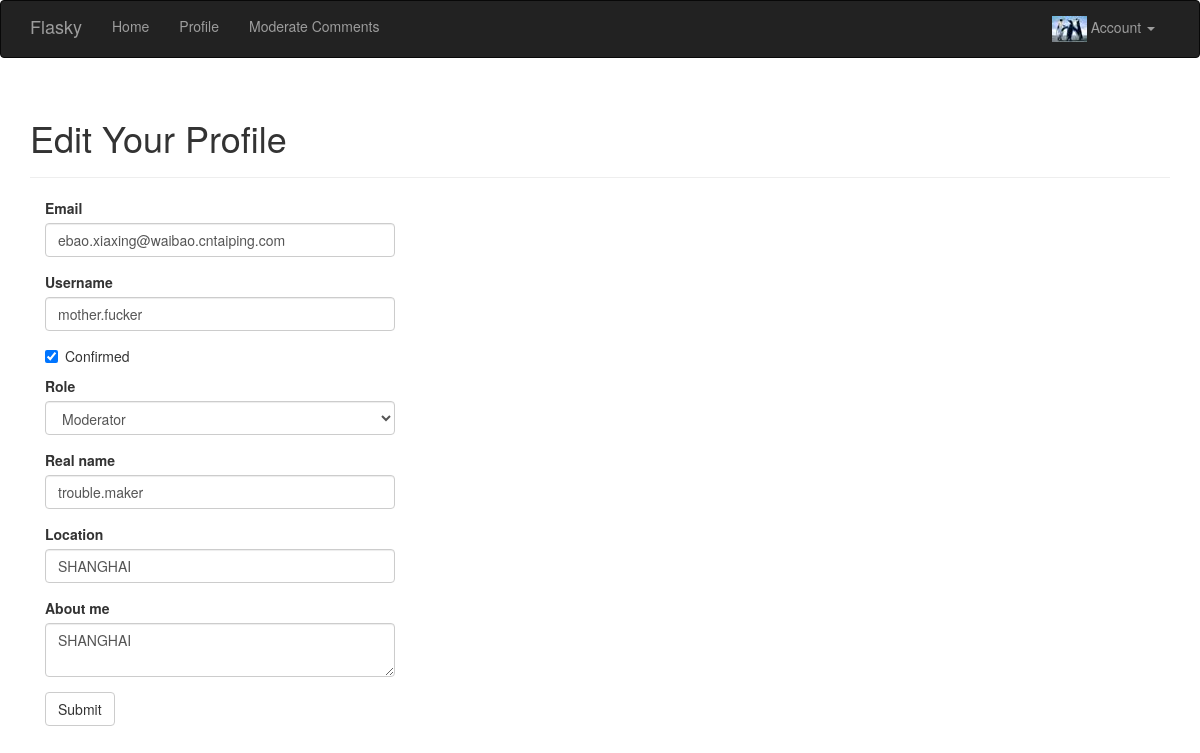
/edit-profile/291 (signed in), run on the app's committed database.
### app/models.py (models this page shows, shortened)
class User(UserMixin, db.Model):
    __tablename__ = 'users'
    id = db.Column(db.Integer, primary_key=True)
    email = db.Column(db.String(64), unique=True, index=True)
    username = db.Column(db.String(64), unique=True, index=True)
    password_hash = db.Column(db.String(128))
    confirmed = db.Column(db.Boolean, default=False)
    row_id = db.Column(db.Integer, db.ForeignKey('roles.id'))
    posts = db.relationship('Post', backref='author', lazy='dynamic')
    name = db.Column(db.String(64))
    location = db.Column(db.String(64))
    about_me = db.Column(db.Text())
    member_since = db.Column(db.DateTime(), default=datetime.utcnow)
    last_seen = db.Column(db.DateTime(), default=datetime.utcnow)
    small_image = db.Column(db.Text(), default='default_small.jpg')
    big_image = db.Column(db.Text(), default='default_big.jpg')
    followed = db.relationship('Follow',
                               foreign_keys=[Follow.follower_id],
                               backref=db.backref('follower', lazy='joined'),
                               lazy='dynamic',
                               cascade='all, delete-orphan')
    followers = db.relationship('Follow',
                                foreign_keys=[Follow.followed_id],
                                backref=db.backref('followed', lazy='joined'),
                                lazy='dynamic',
                                cascade='all, delete-orphan')
    comments = db.relationship('Comment', backref='author', lazy='dynamic')
    def can(self, permissions):
        return self.role is not None and \
               (self.role.permissions & permissions) == permissions
    @property
    def password(self):
        raise AttributeError('password is not a readable attribute')
    def ping(self):
        self.last_seen = datetime.utcnow()
        db.session.add(self)

### app/main/views.py (the view, shortened to what this page needs)
@main.route('/edit-profile/<int:id>', methods=['POST', 'GET'])
@login_required
@admin_required
def edit_profile_admin(id):
    user = User.query.get_or_404(id)
    form = EditProfileAdminForm(user=user)
    form.email.data = user.email
    form.username.data = user.username
    form.confirmed.data = user.confirmed
    form.role.data = user.row_id
    form.name.data = user.name
    form.location.data = user.location
    form.about_me.data = user.about_me
    return render_template('edit_profile.html', form=form, user=user)

### app/main/forms.py (shortened to what this page needs)
class EditProfileAdminForm(Form):
    email = StringField('Email', validators=[Required(), Length(1, 64), Email()])
    username = StringField('Username', validators=[
        Required(), Length(1, 64), Regexp('^[A-Za-z][A-Za-z0-9_.]*$', 0, 'Usernames must have only letters, '
                                                                         'numbers, dots or underscores'
                                          )
    ])
    confirmed = BooleanField('Confirmed')
    role = SelectField('Role', coerce=int)
    name = StringField('Real name', validators=[Length(0, 64)])
    location = StringField('Location', validators=[Length(0, 64)])
    about_me = TextAreaField('About me')
    submit = SubmitField('Submit')
    def __init__(self, user, *args, **kwargs):
        super(EditProfileAdminForm, self).__init__(*args, **kwargs)
        self.role.choices = [(role.id, role.name) for role in Role.query.order_by(Role.name).all()]
        self.user = user

### app/auth/views.py (called while the page is built)
@auth.before_app_request
def before_request():
    if current_user.is_authenticated:
        current_user.ping()
        if not current_user.confirmed \
                and request.endpoint[:5] != 'auth.' \
                and request.endpoint != 'static':
            return redirect(url_for('auth.unconfirmed'))

### app/main/__init__.py (called while the page is built)
@main.app_context_processor
def inject_permissions():
    return dict(Permission=Permission)

### app/models.py (called while the page is built)
@login_manager.user_loader
def load_user(user_id):
    return User.query.get(int(user_id))

### app/templates/edit_profile.html (shortened to what this page needs)
{% extends "base.html" %}
{% import "bootstrap/wtf.html" as wtf %}
{% block page_content %}
<div class="page-header">
    <h1>Edit Your Profile</h1>
</div>
<div class="col-md-4">
    {{ wtf.quick_form(form) }}
</div>
{% endblock %}

### app/templates/base.html (shortened to what this page needs)
{% extends "bootstrap/base.html" %}
{% block head %}
{{ super() }}
<link rel="stylesheet" type="text/css" href="{{ url_for('static', filename='styles.css') }}">
{% endblock %}
{% block navbar %}
<div class="navbar navbar-inverse" role="navigation">
    <div class="container">
        <div class="navbar-header">
            <a class="navbar-brand" href="{{ url_for('main.index') }}">Flasky</a>
        </div>
        <div class="navbar-collapse collapse">
            <ul class="nav navbar-nav">
                <li><a href="{{ url_for('main.index') }}">Home</a></li>
                {% if current_user.is_authenticated %}
                <li><a href="{{ url_for('main.user', username=current_user.username) }}">Profile</a></li>
                {% endif %}
                {% if current_user.can(Permission.MODERATE_COMMENTS) %}
                <li><a href="{{ url_for('main.moderate') }}">Moderate Comments</a></li>
                {% endif %}
            </ul>
            <ul class="nav navbar-nav navbar-right">
                {% if current_user.is_authenticated %}
                <li class="dropdown">
                    <a href="#" class="dropdown-toggle" data-toggle="dropdown">
                        <img src="/static/uploads/{{ current_user.small_image }}">
                        Account <b class="caret"></b>
                    </a>
                </li>
                {% else %}
                <li><a href="{{ url_for('auth.login') }}">Log In</a></li>
                {% endif %}
            </ul>
        </div>
    </div>
</div>
{% endblock %}
{% block content %}
<div class="container">
    {% block page_content %}{% endblock %}
</div>
{% endblock %}

### data on the page
User: small_image (picture)
User: email "ebao.xiaxing@waibao.cntaiping.com", username "mother.fucker", confirmed "☑", name "trouble.maker", location "SHANGHAI", about_me "SHANGHAI"
